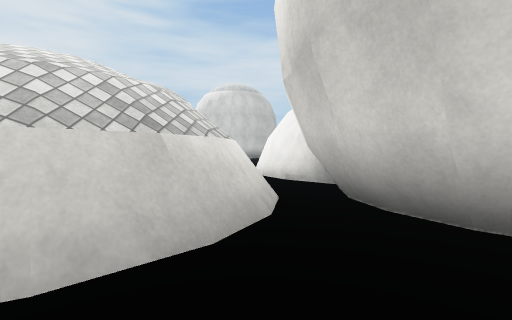
[1] (above)

14 first-person views from a walk through a 3-D level made in the Unity game engine. The camera is 1.2 m above the floor, tilts 2° down and sees 85° across. The floor is counted in squares, 2 m on a side. Each view is taken from the middle of a square. On the plan, view 1 faces up. The plan holds only what a view shows up to about 9 squares ahead; the rest is blank. The place goes on beyond the plan. The player is left out. Surface patterns are stand-ins for the level's own textures.

[2]
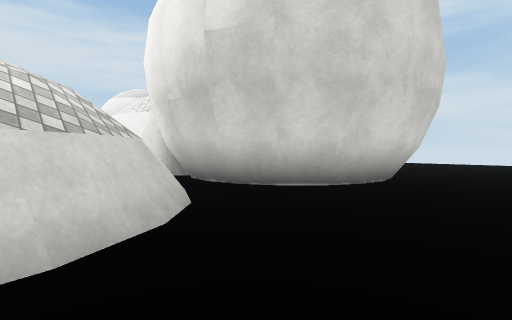

[3]
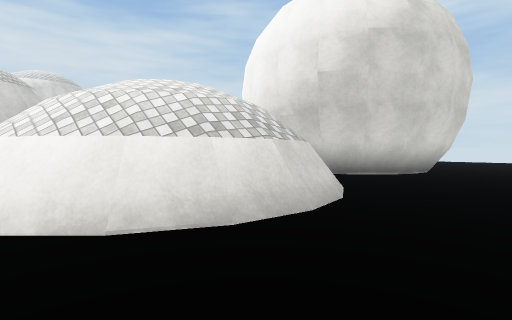

[4]
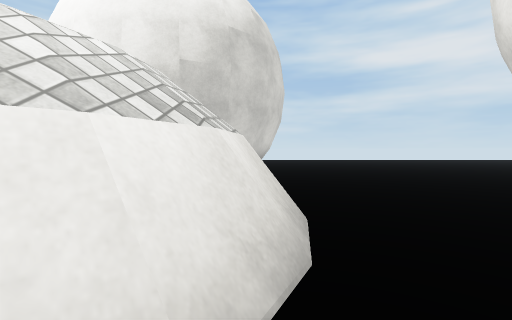

[5]
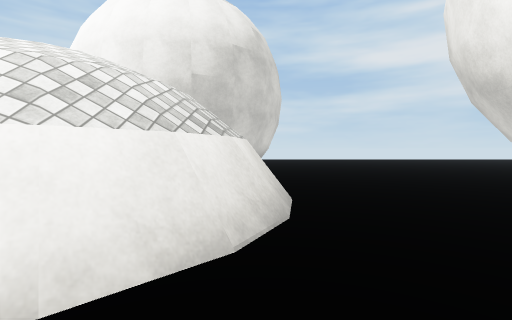

[6]
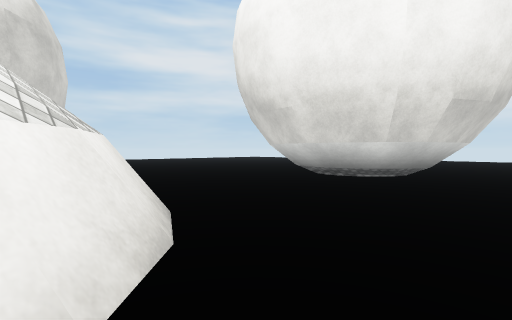

[7]
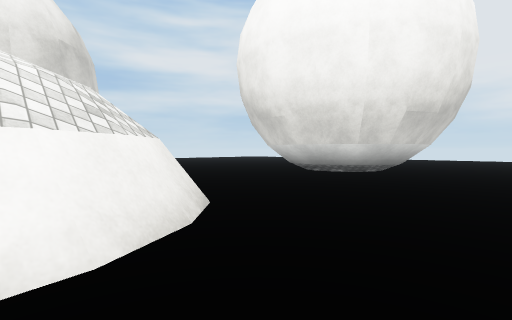

[8]
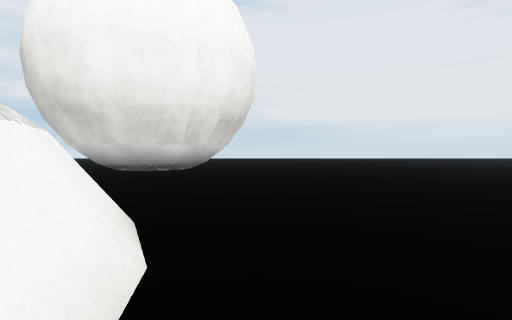

[9]
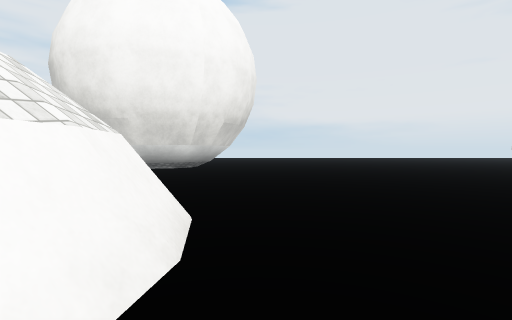

[10]
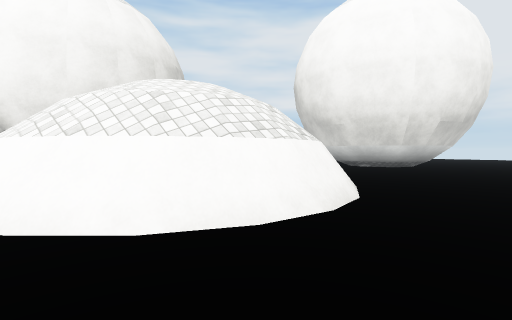

[11]
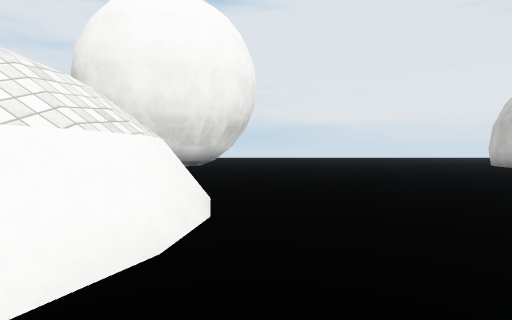

[12]
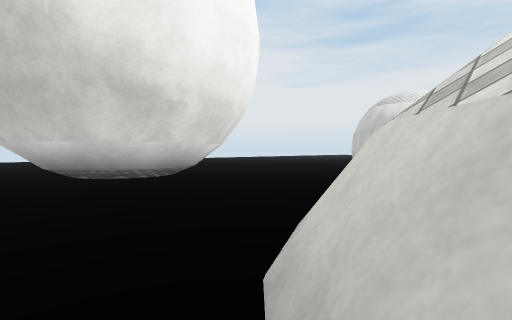

[13]
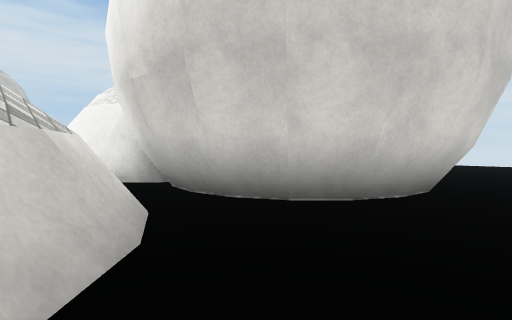

[14]
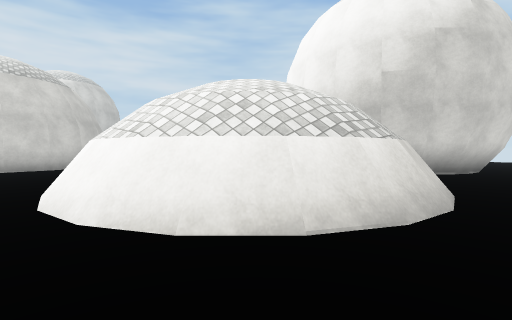

### Floor plan
Points are (right, up) in squares from view 1. A wall is a line through its corners. A room is listed if a view was taken in it or the views show most of it. See-through windows are left out.
Room 1 (views 1, 2, 12, 13)
walls: (4.6, 0.7) (3.6, 0.5) (2.7, 0.7) (1.8, 1.1) (1.2, 1.8) (0.8, 2.6); (3.6, 0.7) (2.6, 0.8); (-0.3, 2.9) (-0.7, 2.1) (-1.3, 1.5) (-2, 1.1); (-0.3, 2.3) (-0.5, 2) (-1.1, 1.4); (-1.8, 1.1) (-2.6, 0.9) (-3.5, 1.1); (-3.4, -2.9) (-2.8, -2.8) (-1.8, -3) (-1.3, -3.3) (-0.6, -3.9) (-0.3, -4.6)
low walls: (4.5, 0.9) (3.6, 0.7); (3.6, 0.9) (3, 1) (2, 1.5); (1.6, 2) (1.2, 2.7); (2.2, 1.3) (1.5, 2); (2.8, 0.9) (2, 1.3) (1.4, 1.9) (1, 2.6); (-0.4, 1.8) (-0.8, 1.4); (-1.4, 1.1) (-1.8, 0.9); (-1.7, 0.8) (-2.6, 0.7) (-3.5, 0.8)
ways out: opening at (-3, -1) to room 2
Room 2 (views 3, 4, 5, 6, 7, 8, 9, 10, 11, 14)
walls: (-3.7, 10.5) (-4.4, 10.1) (-5.5, 9.9); (-4.9, 5) (-4.2, 5.7); (-4.7, 4.9) (-4.1, 5.5) (-3.4, 5.9); (-5.3, 3.4) (-5.2, 4.3) (-4.7, 5.1); (-5.1, 3.5) (-4.9, 4.2) (-4.5, 5); (-5.1, 2.6) (-5.2, 3.6); (-4.7, 1.9) (-5.2, 2.8); (-4.2, 1.3) (-4.9, 2); (-4.1, 1.4) (-4.6, 2) (-5, 2.8); (-3.3, 1.2) (-4.1, 1.6); (-3.4, 1) (-4.2, 1.4); (-5.1, -5.2) (-5, -4.6) (-4.6, -3.8) (-4, -3.3) (-3.4, -2.9)
low walls: (-5.4, 4.3) (-4.9, 5.2); (-4.2, 5.7) (-3.8, 5.9); (-4.9, 1.8) (-5.3, 2.7) (-5.4, 3.5) (-5.3, 4.4); (-3.5, 0.8) (-4.4, 1.3)
ways out: opening at (-3, -1) to room 1

Positions as (right, up) in squares from view 1, and headings:
1: (0, 0), facing up
2: (-2, -1), facing up-right
3: (-5, -1), facing up-right
4: (-5, 1), facing right
5: (-6, 1), facing right
6: (-6, 2), facing down-right
7: (-7, 3), facing down-right
8: (-6, 4), facing down
9: (-6, 5), facing down
10: (-7, 6), facing down-right
11: (-6, 6), facing down
12: (0, 2), facing down-left
13: (-1, 0), facing up-right
14: (-6, 0), facing up-right
